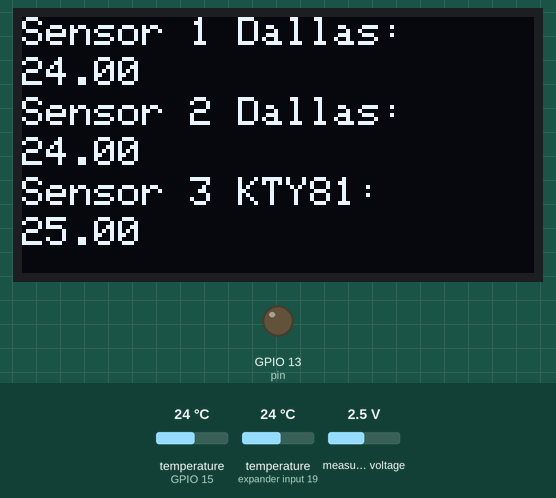
The sketch below on a simulated ESP32. On the bench: 128×64 one-colour display, output pins drawn as LEDs (lit = HIGH). Inputs (shaded band) come from the test bench; at power-on: temperature (sensors on GPIO 15, expander input 19) 24 °C, measured voltage 2.5 V. WiFi joins after 1.5 s; servers stay silent unless stated; what the sketch prints to the serial monitor is not drawn.

Above: at 3.2 s.
3.3 s: temperature (sensor on GPIO 15) set to 12 °C
At 5.2 s:
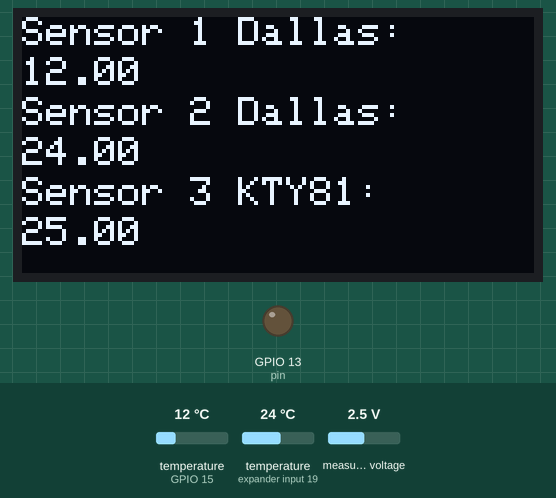
8.3 s: temperature (sensor on expander input 19) set to 12 °C
At 9.8 s:
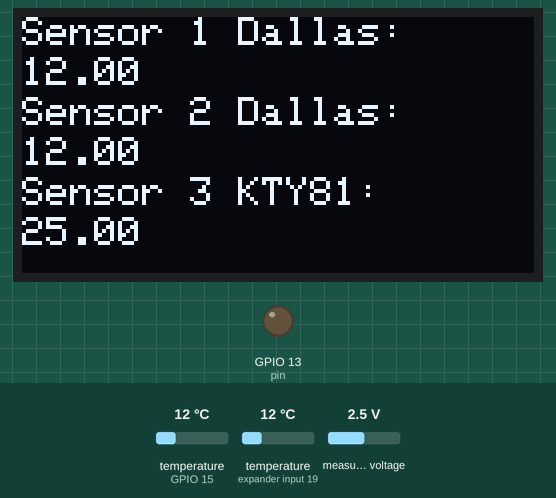
11.7 s: measured voltage set to 0.1 V
At 12.9 s:
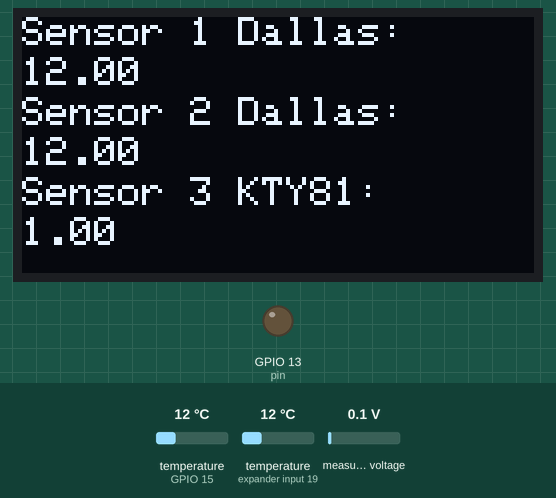
14.7 s: temperature (sensor on GPIO 15) set to 19 °C
16.3 s: temperature (sensor on expander input 19) set to 19 °C
At 17.5 s:
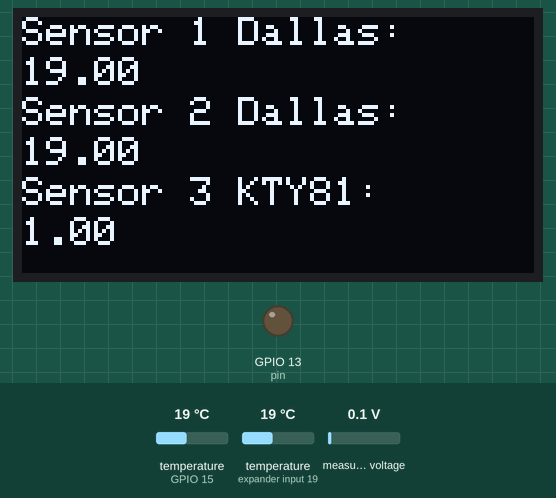
19.3 s: measured voltage set to 1.2 V
At 20.5 s:
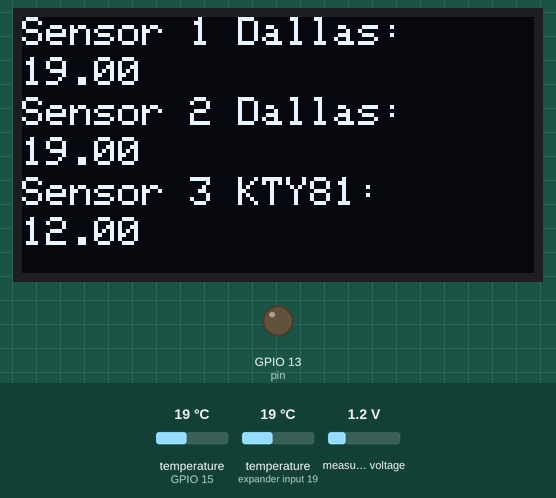
Timing chart, 0 to 22.3 s (numbered marks = the images above; inputs shaded):
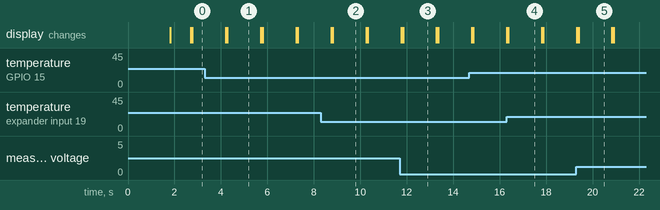

The sketch:

sketch_mar05c.ino
```cpp
// Include the libraries we need
#include <OneWire.h>
#include <DallasTemperature.h>
#include <Wire.h>
#include <Adafruit_GFX.h>
#include <Adafruit_SSD1306.h>
#include <Adafruit_ADS1015.h>
#define BLYNK_PRINT Serial

int pin        = 13;
int pinsensor1 = 15;

#include <WiFi.h>
#include <WiFiClient.h>
#include <BlynkSimpleEsp32.h>

// You should get Auth Token in the Blynk App.
// Go to the Project Settings (nut icon).
char auth[] = "sC4GzYzsavMA31DpipiPHcVttlimvAuL";

// Your WiFi credentials.
// Set password to "" for open networks.
char ssid[] = "Lukas.M";
char pass[] = "1234azer";
Adafruit_ADS1115 ads(0x48);
float temp = 0.0;
float temp1 = 0.0;

#define SCREEN_WIDTH 128
#define SCREEN_HEIGHT 64

Adafruit_SSD1306 display(SCREEN_WIDTH, SCREEN_HEIGHT, &Wire, -1);


// Data wire is connected to GPIO15
#define ONE_WIRE_BUS 15
// Setup a oneWire instance to communicate with a OneWire device
OneWire oneWire(ONE_WIRE_BUS);
// Pass our oneWire reference to Dallas Temperature sensor
DallasTemperature sensors(&oneWire);

DeviceAddress sensor1 = { 0x28, 0x31, 0x92, 0x9C, 0xB, 0x0, 0x0, 0xC2 };
DeviceAddress sensor2 = { 0x28, 0xE9, 0x25, 0x9B, 0xB, 0x0, 0x0, 0x3F };

void setup() {

  pinMode(pin, OUTPUT);
  pinMode(pin, HIGH);
  Serial.begin(115200);

  delay(10);
  Serial.print("Connecting to ");
  Serial.println(ssid);

  WiFi.begin(ssid, pass);
  int wifi_ctr = 0;
  while (WiFi.status() != WL_CONNECTED) {
    delay(500);
    Serial.print(".");
  }

  Serial.println("WiFi connected");

  Blynk.begin(auth, ssid, pass , "https;//server.wyns.it", 9443);

  if (!display.begin(SSD1306_SWITCHCAPVCC, 0x3C)) { // Address 0x3D for 128x64
    Serial.println(F("SSD1306 allocation failed"));
    for (;;);
  }

  Serial.begin(115200);
  sensors.begin();
  ads.begin();
}

void loop () {

  Blynk.virtualWrite(V1, sensors.getTempC(sensor1));
  Blynk.virtualWrite(V2, sensors.getTempC(sensor2));
  Blynk.virtualWrite(V3, temp1);
  Blynk.run();
  sensors.requestTemperatures();


  Serial.print("Sensor 1(*C): ");
  Serial.println(sensors.getTempC(sensor1));


  Serial.print("Sensor 2(*C): ");
  Serial.println(sensors.getTempC(sensor2));

  display.clearDisplay();

  display.setTextSize(1);
  display.setTextColor(WHITE);
  display.setCursor(0, 0);
  // Display static text
  display.println("Sensor 1 Dallas:");

  display.setTextSize(1);
  display.setTextColor(WHITE);
  display.setCursor(0, 10);
  // Display static text
  display.println(sensors.getTempC(sensor1));
  display.display();

  display.setTextSize(1);
  display.setTextColor(WHITE);
  display.setCursor(0, 20);
  // Display static text
  display.println("Sensor 2 Dallas:");

  display.setTextSize(1);
  display.setTextColor(WHITE);
  display.setCursor(0, 30);
  // Display static text
  display.println(sensors.getTempC(sensor2));
  display.display();


  // KTY81 sensoren met een adc --> ADS1115
  int16_t adc0;

  adc0 = ads.readADC_SingleEnded(0);
  temp = (adc0 * 0.1875) / 1000; // convert ADC value into voltage
  temp1 = temp * 10;

  Serial.print("Sensor 3 KTY81: ");
  Serial.println(temp1, 7);
  Serial.println();

  display.setTextSize(1);
  display.setTextColor(WHITE);
  display.setCursor(0, 40);
  // Display static text
  display.println("Sensor 3 KTY81:");

  display.setTextSize(1);
  display.setTextColor(WHITE);
  display.setCursor(0, 50);
  // Display static text
  display.println(temp1);
  display.display();

  delay(600);

}
```

Measured:
- after the input at 3.3 s, the display: first changes after 0.91 s (image 1 shows a later state)
- after the input at 8.3 s, the display: first differs from a run without the input after 0.52 s (image 2)
- after the input at 11.7 s, the display: first differs from a run without the input after 0.14 s (image 3)
- after the input at 16.3 s, the display: first differs from a run without the input after 0.07 s (image 4)
- after the input at 19.3 s, the display: first differs from a run without the input after 0.10 s (image 5)
- what the display in image 1 shows lasts 1.4 s, from 4.3 s to 5.7 s
